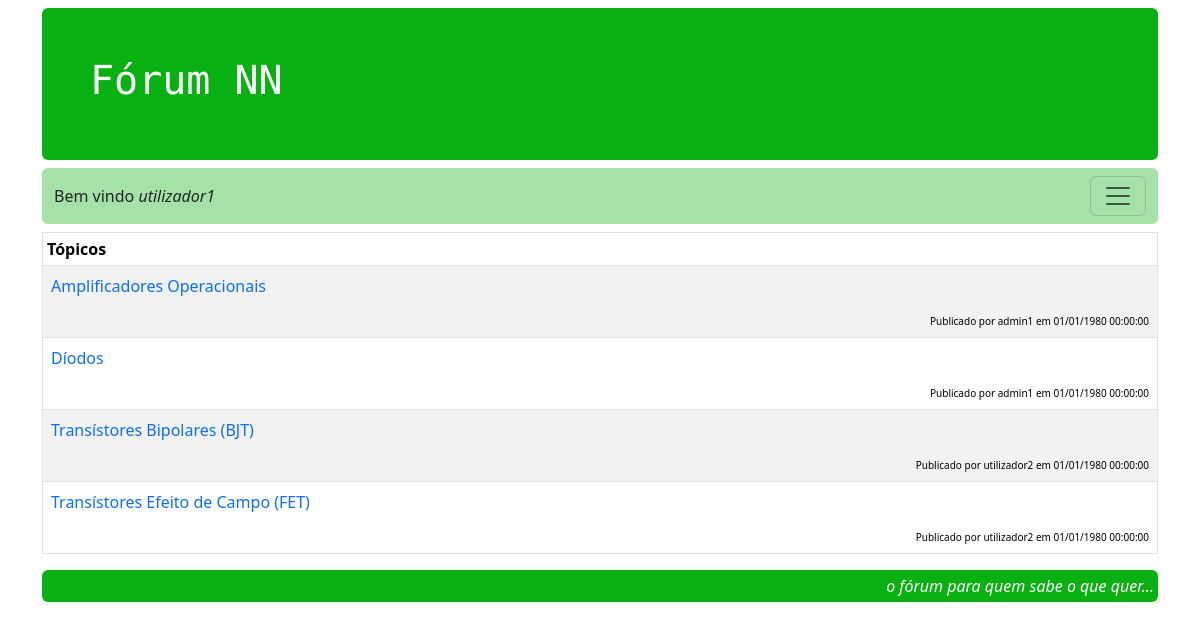
Page /topicos.php (signed in) on the committed database.
### tables this page shows
CREATE TABLE `t_topico` (
  `idtopico` int NOT NULL,
  `titulo` varchar(255) NOT NULL,
  `refidutilizador` int NOT NULL,
  `datatopico` timestamp NOT NULL DEFAULT CURRENT_TIMESTAMP
);

CREATE TABLE `t_utilizador` (
  `idutilizador` int NOT NULL,
  `utilizador` varchar(100) NOT NULL,
  `senha` varchar(100) NOT NULL,
  `tipo` int NOT NULL DEFAULT '1',
  `dataregisto` timestamp NOT NULL DEFAULT CURRENT_TIMESTAMP,
  `ativo` int NOT NULL DEFAULT '1'
);

### bd.php (called while the page is built, shortened)
<?php
    function ligarBD() {
        $servername = "localhost";
        $username = "root";
        $password = "mysql";
        $nomebd = "bdforum";
        try {
            $conn = new PDO("mysql:host=$servername;dbname=$nomebd", $username, $password);
            $conn->setAttribute(PDO::ATTR_ERRMODE, PDO::ERRMODE_EXCEPTION);
            return $conn;
        } catch(PDOException $e) {
            echo "Erro no acesso à base de dados: " . $e->getMessage();
            return null;
        }
    }
    function consultarBD($sql) {
        $conn = ligarBD();
        $stmt = $conn->prepare($sql);
        $stmt->execute();
        $stmt->setFetchMode(PDO::FETCH_ASSOC);
        $rs = $stmt->fetchAll();
        return $rs;
    }
?>

### topicos.php (the view, shortened to what this page needs)
<?php
    include_once('bd.php');
?>
<!DOCTYPE html>
<html lang="pt">
<head>
    <?php require_once('metadados.php') ?>
</head>
<body>
    <div class="container">
        <?php include_once('header.php'); ?>
        <?php include_once('navegacao.php'); ?>
        <table class="table table-sm table-striped table-hover table-bordered mt-2">
            <thead class="px-3">
                <tr>
                    <th scope="col">Tópicos</th>
                </tr>
            </thead>
            <tbody>
                <?php
                $sql = 'SELECT idtopico, titulo, datatopico, idutilizador, utilizador';
                $sql .= ' FROM t_topico JOIN t_utilizador ON';
                $sql .= ' t_topico.refidutilizador = t_utilizador.idutilizador';
                $sql .= ' ORDER BY titulo ASC';
                $rs = consultarBD($sql);
                foreach ($rs as $registo) {
                    $id_topico = $registo['idtopico'];
                    $titulo = $registo['titulo'];
                    $datatopico = date_format(date_create($registo['datatopico']),"d/m/Y H:i:s");
                    $utilizador = $registo['utilizador'];
                ?>
                    <tr>
                        <td class="p-2">
                            <p>
                                <a class="link-offset-3-hover link-underline
                                    link-underline-opacity-0 link-underline-opacity-75-hover"
                                    href="topico.php?id_topico=<?php echo $id_topico; ?>" >
                                    <?php echo $titulo; ?>
                                </a>
                            </p>
                            <p class="fw-light datas text-end pb-0">
                                Publicado por <?php echo $utilizador; ?> em <?php echo $datatopico; ?>
                            </p>
                        </td>
                    </tr>
                <?php
                }
                ?>
            </tbody>
        </table>
        <?php include_once('footer.php'); ?>
    </div>
</body>
</html>

### css/meu_estilo.css (style rules this page uses)
.datas { font-size: x-small; margin-bottom:auto; }

### rows in the picture
t_topico: titulo "Amplificadores Operacionais", t_utilizador.utilizador "admin1", datatopico "01/01/1980 00:00:00"
t_topico: titulo "Díodos", t_utilizador.utilizador "admin1", datatopico "01/01/1980 00:00:00"
t_topico: titulo "Transístores Bipolares (BJT)", t_utilizador.utilizador "utilizador2", datatopico "01/01/1980 00:00:00"
t_topico: titulo "Transístores Efeito de Campo (FET)", t_utilizador.utilizador "utilizador2", datatopico "01/01/1980 00:00:00"

### other values in the picture
$_SESSION['utilizador'] "utilizador1"
